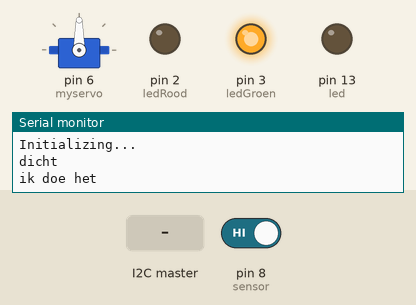
The sketch below on a simulated Arduino Uno, built with avr-gcc and run on an emulated ATmega328P. Parts: servo, output pins drawn as LEDs (lit = HIGH), the last lines printed to the serial monitor. The inputs (shaded band) are chosen by the test bench; at power-on: pin 8 (sensor) HIGH.

Above: at 1.2 s.
1.3 s: pin 8 (sensor) driven LOW
At 3.0 s:
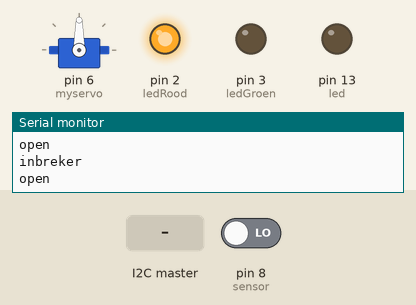
4.1 s: the I2C master sends the byte 1
At 5.0 s:
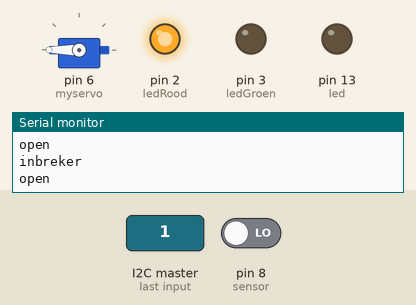
5.7 s: the I2C master sends the byte 0
At 6.2 s:
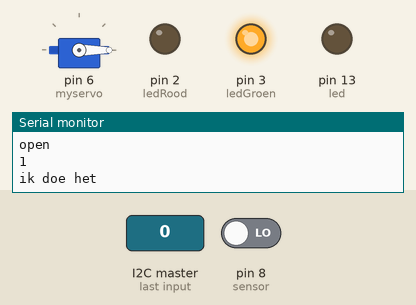
7.3 s: the I2C master sends the byte 2
At 8.1 s:
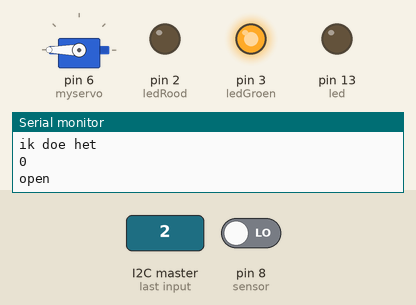
9.7 s: pin 8 (sensor) driven HIGH
At 10.7 s:
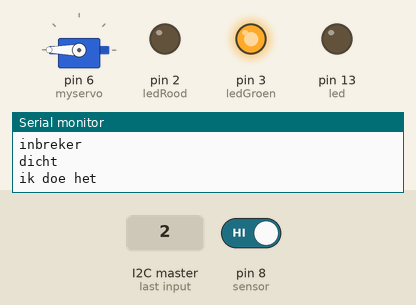
11.5 s: the I2C master sends the byte 0
At 13.7 s:
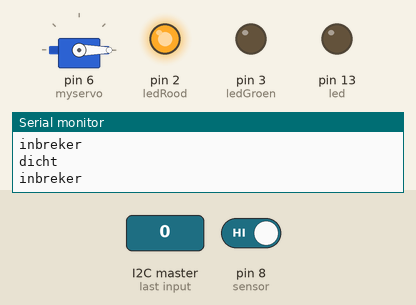
Timing chart, 0 to 14.9 s (numbered marks = the images above; inputs shaded):
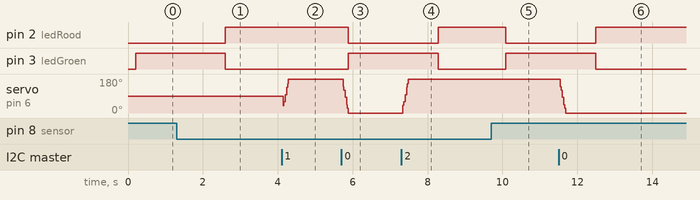

The sketch:

raamsysteem.ino
```cpp
#include <Servo.h>
#include <Wire.h>
#define SLAVE_ADDR 9
#define ANSWERSIZE 5
int led = 13;
int val = 0;
String answer;
Servo myservo;
int sensor = 8;
int ledRood = 2;
int ledGroen = 3;
bool openwindow = false;
bool contact = true;

void setup() {
  pinMode(sensor, INPUT_PULLUP);
  pinMode(ledGroen, OUTPUT);
  pinMode(ledRood, OUTPUT);
  myservo.attach(6);
  Serial.begin(9600);
  pinMode(led, OUTPUT);
  Wire.begin(SLAVE_ADDR);
  Wire.onRequest(requestEvent);
  Wire.onReceive(receiveEvent);
  Serial.println("Initializing...\n");
}

void loop() {
 // SERVO();
  magneet();
  checken();
}
```

CHECKEN.ino
```cpp
void checken() {
  if (contact != openwindow) {
    Serial.println("ik doe het");
    digitalWrite(ledGroen, HIGH);
    digitalWrite(ledRood, LOW);
    delay(1000);
  }
  else {
    digitalWrite(ledGroen, LOW);
    digitalWrite(ledRood, HIGH);
    Serial.println("inbreker");
  }
}
```

SENSOR.ino
```cpp
int state;

void magneet() {
  state = digitalRead(sensor);
  if (state == HIGH) {
    Serial.println("dicht");
    contact = true;
  }
  else {
    Serial.println("open");
    contact = false;
  }
  delay(200);
}
```

SERVO.ino
```cpp
//int count = 0;
//int pos = 0;
//int buttonState = 0;
//int buttonPin = 10;
//
//
//void SERVO() {
//  buttonState = digitalRead(buttonPin);
//  if (buttonState == HIGH) {
//    count ++;
//  }
//  if (count == 1) {
//    for (pos = 0; pos <= 180; pos += 1) {
//      myservo.write(pos);
//      delay(15);
//    }
//    Serial.println(count);
//    openwindow = false;
//    count ++;
//  }
//  if (count == 3) {
//    for (pos = 180; pos >= 0; pos -= 1) {
//      myservo.write(pos);
//      delay(15);
//    }
//    Serial.println(count);
//    openwindow = true;
//    count = 0;
//  }
//}
```

communicatie.ino
```cpp
int count = 0;
int pos = 0;
int buttonState = 0;
int buttonPin = 10;

//Simple function to send instructions to actuators.
void receiveEvent(int recvData) {
  while (0 < Wire.available()) {
    bool x = Wire.read();

    if (x == true) {
      for (pos = 0; pos <= 180; pos += 1) {
        myservo.write(pos);
        delay(15);
      }
      Serial.println(count);
      openwindow = false;
      count ++;
    }
    else if (x == false) {
      for (pos = 180; pos >= 0; pos -= 1) {
        myservo.write(pos);
        delay(15);
      }
      Serial.println(count);
      openwindow = true;
      count = 0;
    }
  }
}

void requestEvent() {
  byte response[ANSWERSIZE];

  //Format responsedata as an Array.
  for (byte i = 0; i < ANSWERSIZE; i++) {
    response[i] = (byte)answer.charAt(i);
  }

  Wire.write(response, sizeof(response));
  Serial.println("Request sent.");

}
```

Measured:
- after the input at 1.3 s, pin 2 (ledRood): LOW → HIGH after 1.3 s; pin 3 (ledGroen): HIGH → LOW after 1.3 s
- after the input at 4.1 s, servo on pin 6 (myservo): 90° → 180° at once
- after the input at 5.7 s, pin 2 (ledRood): HIGH → LOW after 0.19 s; pin 3 (ledGroen): LOW → HIGH after 0.19 s; servo on pin 6 (myservo): 180° → 0° at once
- after the input at 7.3 s, pin 2 (ledRood): LOW → HIGH after 0.99 s; pin 3 (ledGroen): HIGH → LOW after 0.99 s; servo on pin 6 (myservo): 0° → 180° at once
- after the input at 9.7 s, pin 2 (ledRood): HIGH → LOW after 0.39 s; pin 3 (ledGroen): LOW → HIGH after 0.39 s
- after the input at 11.5 s, pin 2 (ledRood): LOW → HIGH after 0.99 s; pin 3 (ledGroen): HIGH → LOW after 0.99 s; servo on pin 6 (myservo): 180° → 0° at once
